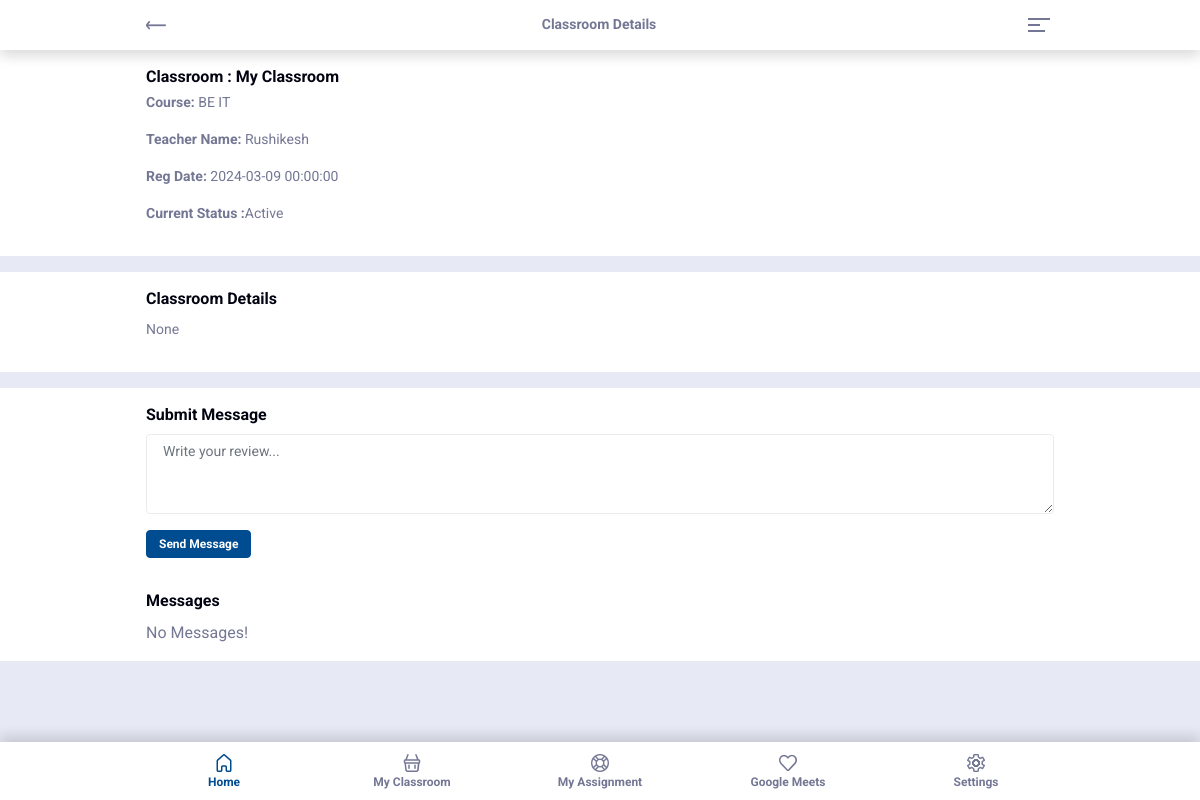
The page /classroom_details.php?cr_id=1 (signed in) on the database its author committed.
### tables this page shows
CREATE TABLE `classrooms` (
  `cr_id` int(9) NOT NULL,
  `cr_name` varchar(50) NOT NULL,
  `cr_desc` varchar(1000) NOT NULL,
  `cr_regdate` datetime NOT NULL,
  `cr_status` tinyint(1) NOT NULL,
  `uid` int(9) NOT NULL,
  `cid` int(9) NOT NULL
);

CREATE TABLE `course` (
  `cid` int(9) NOT NULL,
  `c_name` varchar(45) NOT NULL,
  `regdate` date NOT NULL,
  `status` tinyint(1) NOT NULL,
  `uid` int(9) NOT NULL
);

CREATE TABLE `user` (
  `uid` int(9) NOT NULL,
  `uname` varchar(45) NOT NULL,
  `pass` varchar(20) NOT NULL,
  `uregdate` datetime NOT NULL,
  `utype` int(9) NOT NULL,
  `ustatus` tinyint(1) NOT NULL
);

### classroom_details.php (the view, shortened to what this page needs)
<?php
include('conn.php');
if (isset($_GET['cr_id'])) {
$cr_id=$_GET['cr_id'];
$sql1="SELECT * FROM classrooms cr, course c, end_user eu, user u, classroom_student cs WHERE u.uid=cr.uid AND eu.euid=cs.euid AND c.cid = cr.cid AND cr.cr_id=$cr_id";
$result = $conn->query($sql1);
if ($result->num_rows > 0){
	while($row = $result->fetch_assoc()) {
			$uname = $row["uname"];
			$cr_name = $row["cr_name"];
			$c_name = $row["c_name"];
			$cr_desc = $row["cr_desc"];
			$cr_status = $row["cr_status"];
			$cr_regdate= $row["cr_regdate"];
	}
}
else
{
	$error='<b>'.$cr_id.'</b>'." "."Classroom Id Is Not Exist!";
	header('Location:./my_classroom.php');
	$show="display:show;";
	$alert="alert alert-danger";
}
}
else{
	header('Location:./home.php');
}
if($cr_status==1){$cr_status_temp= "Active";}
else if ($cr_status==2){$cr_status_temp=  "Assigned";}
else if ($cr_status==3){$cr_status_temp=  "Completed"; }
else if($cr_status==4){$cr_status_temp=  "Closed";}
else if($cr_status==0){$cr_status_temp=  "Deleted";}
else {$cr_status_temp =  "None";}
?>
<!DOCTYPE html>
<html lang="en">
<head>
    <link rel="stylesheet" href="style.css">
  </head>
  <body>
    <div class="header-area" id="headerArea">
      <div class="container h-100 d-flex align-items-center justify-content-between">
        <div class="back-button"><a href="my_classroom.php"><i class="lni lni-arrow-left"></i></a></div>
        <div class="page-heading">
          <h6 class="mb-0">Classroom Details</h6>
        </div>
        <div class="suha-navbar-toggler d-flex justify-content-between flex-wrap" id="suhaNavbarToggler"><span></span><span></span><span></span></div>
      </div>
    </div>
   <?php
	include('sidenav.php');
	?>
    <div class="page-content-wrapper">
      <div class="product-description pb-3" >
        <div class="specification bg-white mb-3 py-3" style="padding-top:50px;">
          <div class="container d-flex justify-content-between">
            <div class="p-title-price">
              <h6 class="mb-1"> Classroom : <?php echo $cr_name;?></h6>
              <p> <b>Course:</b>  <?php echo $c_name;?><span></span></p>
              <p> <b>Teacher Name:</b>  <?php echo $uname;?><span></span></p>
              <p> <b>Reg Date:</b> <?php echo $cr_regdate;?><span></span></p>
              <p> <b>Current Status :</b><?php echo $cr_status_temp;?> </p>
            </div>
          </div>
        </div>
        <div class="p-specification bg-white mb-3 py-3">
          <div class="container">
            <h6>Classroom Details</h6>
            <p id="desc"><?php echo $cr_desc;?></p>
          </div>
        </div>
        <div class="ratings-submit-form bg-white py-3">
          <div class="container">
            <h6>Submit Message</h6>
            <form action="" method="post">
              <textarea class="form-control mb-3" id="comments" name="comment" cols="30" rows="10" data-max-length="200" placeholder="Write your review..."></textarea>
              <button class="btn btn-sm btn-primary" name="submitcumment" type="submit">Send Message</button>
            </form>
          </div>
        </div>
        <div class="rating-and-review-wrapper bg-white py-3 mb-3">
          <div class="container">
            <h6>Messages</h6>
            <div class="rating-review-content">
              <ul class="pl-0">
                <?php
				$sql_chat="SELECT c.chat_desc, e.euname, c.chat_date, c.chat_status FROM chat c, end_user e WHERE e.euid=c.euid AND c.chat_status!=0 AND c.cr_id=$cr_id ORDER BY chat_id desc;";
				$result = $conn->query($sql_chat);
				if ($result->num_rows > 0){
					while($row = $result->fetch_assoc()) {
						if($row['chat_status'] == 1){
						echo "<li class='single-user-review d-flex'>
							<div class='user-thumbnail'><img src='img/bg-img/member.png' alt=''></div>
							<div class='rating-comment'>
								<div class='rating'>".$row['euname']."</div>
								<p class='comment mb-0'>".$row['chat_desc']."</p><span class='name-date'>".$row['chat_date']."</span>
							</div>
						</li>";
						}
						else if($row['chat_status'] == 2){
							echo "<li class='single-user-review d-flex'>
							<div class='user-thumbnail'><img src='img/bg-img/member.png' alt=''></div>
							<div class='rating-comment'>
								<div class='rating' style='background-color:red;'>Teacher</div>
								<p class='comment mb-0'>".$row['chat_desc']."</p><span class='name-date'>".date('d-m-Y', strtotime($row['chat_date']))."</span>
							</div>
						</li>";
						}
					}
				}
				else
				{
					echo "No Messages!";
				}
				?>
              </ul>
            </div>
          </div>
        </div>
      </div>
    </div>
<?php
include('footer.php');
?>
  </body>
</html>

### rows shown on the page
classrooms: cr_name "My Classroom", cid.c_name "BE IT", uid.uname "Rushikesh", cr_regdate "2024-03-09 00:00:00", cr_status "Active", cr_desc "None"
